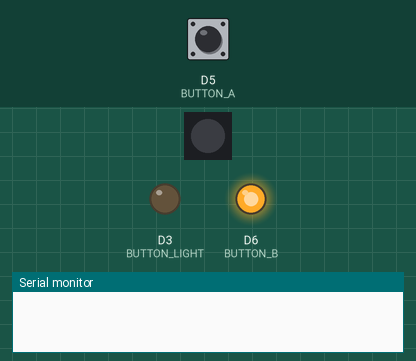
This sketch was run on a simulated Particle Photon. Shown: 1 RGB LEDs in strip order, left to right, output pins drawn as LEDs (lit = HIGH), the last lines printed to the serial monitor. The inputs (shaded band) are chosen by the test bench; at power-on: D5 (BUTTON_A) LOW. Dim RGB values are drawn brighter than linear.

Above: at 1.2 s.
1.3 s: D5 (BUTTON_A) pulled HIGH for 0.15 s
At 31.76 s:
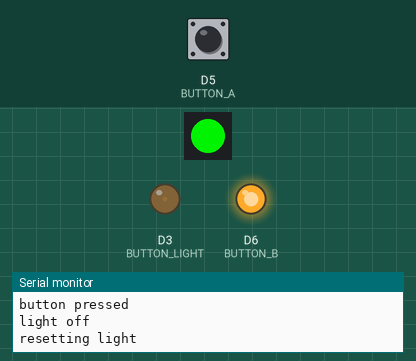
At 33.61 s:
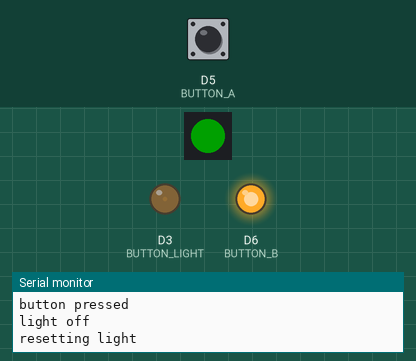
Timing chart, 0 to 34.6 s (numbered marks = the images above; inputs shaded):
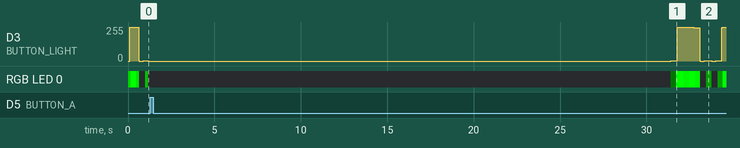

The sketch:

main.ino
```cpp
#include <math.h>

#define BUTTON_LIGHT D3
#define BUTTON_A D5
#define BUTTON_B D6
#define BUTTON_C D7

bool is_light_fading = true;
int light_counter = 0;
int light_step = 1;
unsigned int light_off_time = 0;
#define LIGHT_COUNTER_MAX 1000 * (3.14159 * 2)

void setup() {
    Serial.begin(9600);

    Particle.function("setLight", onLightState);

    pinMode(BUTTON_LIGHT, OUTPUT);

    pinMode(BUTTON_A, INPUT);
    pinMode(BUTTON_B, OUTPUT);
    pinMode(BUTTON_C, INPUT);

    digitalWrite(BUTTON_LIGHT, HIGH);
    digitalWrite(BUTTON_B, HIGH);

    set_light(true);
    RGB.control(true);
}

void loop() {
    bool buttonPressed = digitalRead(BUTTON_A) == HIGH;
    //bool buttonPressed2 = digitalRead(BUTTON_C) == HIGH;

    if (buttonPressed) {
        Serial.println("button pressed");
        Particle.publish("trigger_spoil_email");
        set_light(false);
        delay(1000);
    }

    unsigned int now = millis();
    if ((now - light_off_time) > 30000) {
        Serial.println("resetting light");
        set_light(true);
    }
    fadeLight();
}

int onLightState(String cmd) {
    bool lightOn = (cmd.equals("on"));
    digitalWrite(BUTTON_LIGHT, (lightOn) ? HIGH : LOW);
    return 0;
}

void set_light(bool state) {
    light_off_time = millis();
    is_light_fading = state;

    if (!state) {
        Serial.println("light off");
        RGB.color(0,0,0);
    }
}


void fadeLight() {
    if (!is_light_fading) {
        return;
    }

    if (light_counter > LIGHT_COUNTER_MAX) {
        light_step = -1 * light_step;
    }
    else if (light_counter < 0) {
        light_step = -1 * light_step;
    }
    light_counter = light_counter + light_step;

    int sineValue = sin(light_counter / 1000.0) * 1000.0;
    int color = map(sineValue, -1000, 1000, 0, 255);

    //String line = String::format("counter %d, sineValue %d, light %d", light_counter, sineValue, color);
    //Serial.println(line);

    RGB.color(0, color, 0);
    analogWrite(BUTTON_LIGHT, color);
}
```
